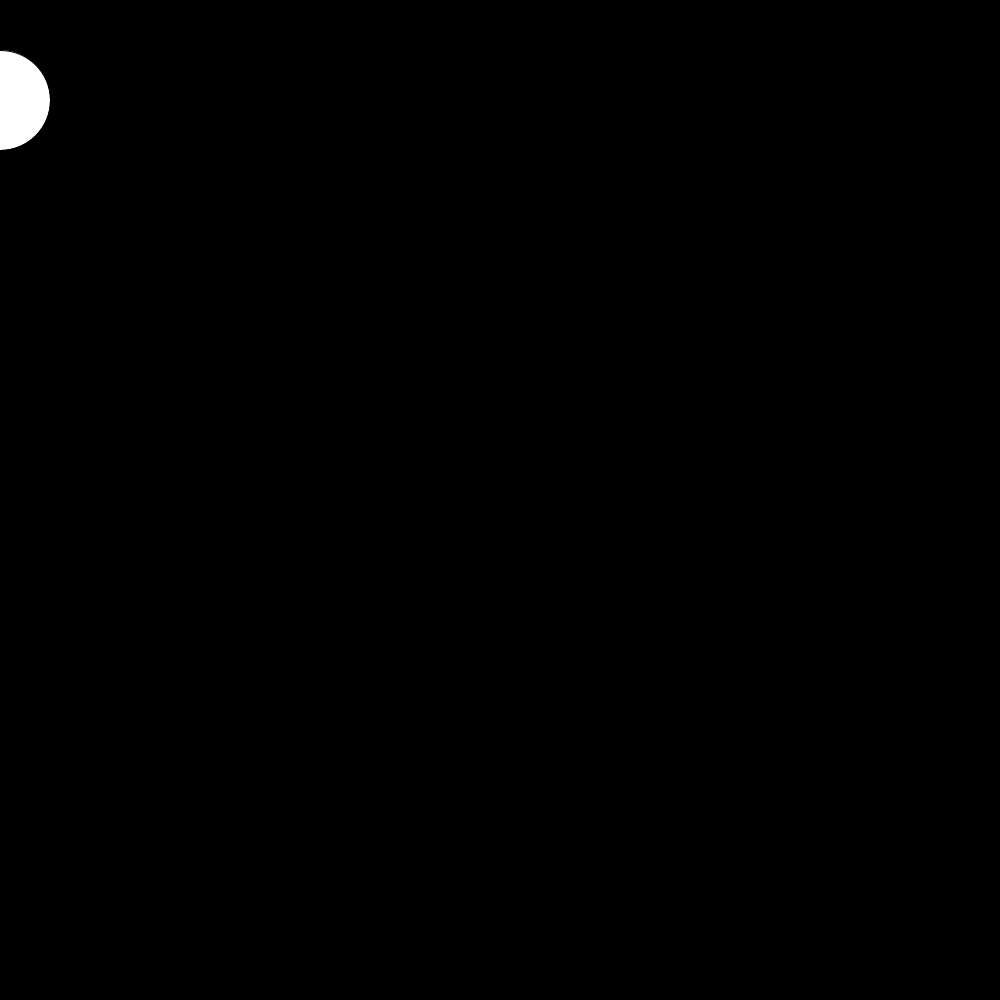
Frame 1 (no input)
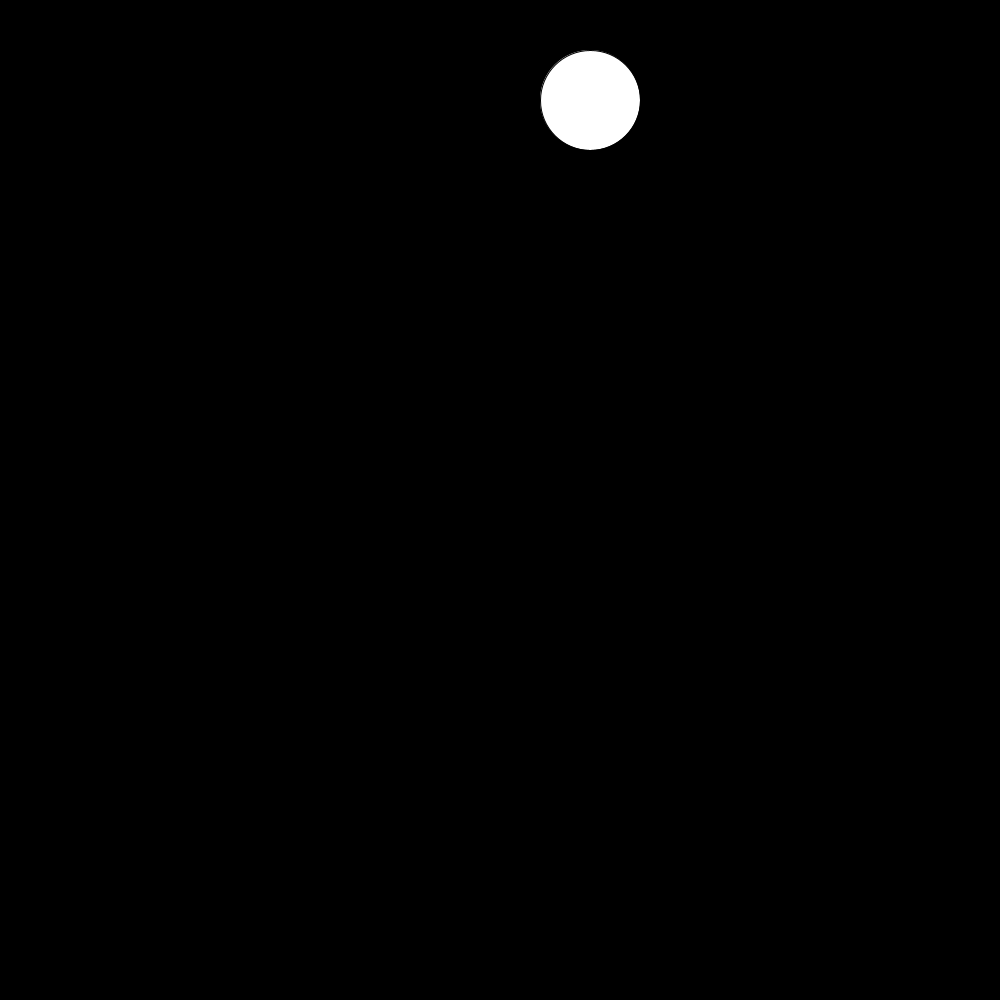
Frame 60 (the mouse pressed at the canvas centre just before this capture)
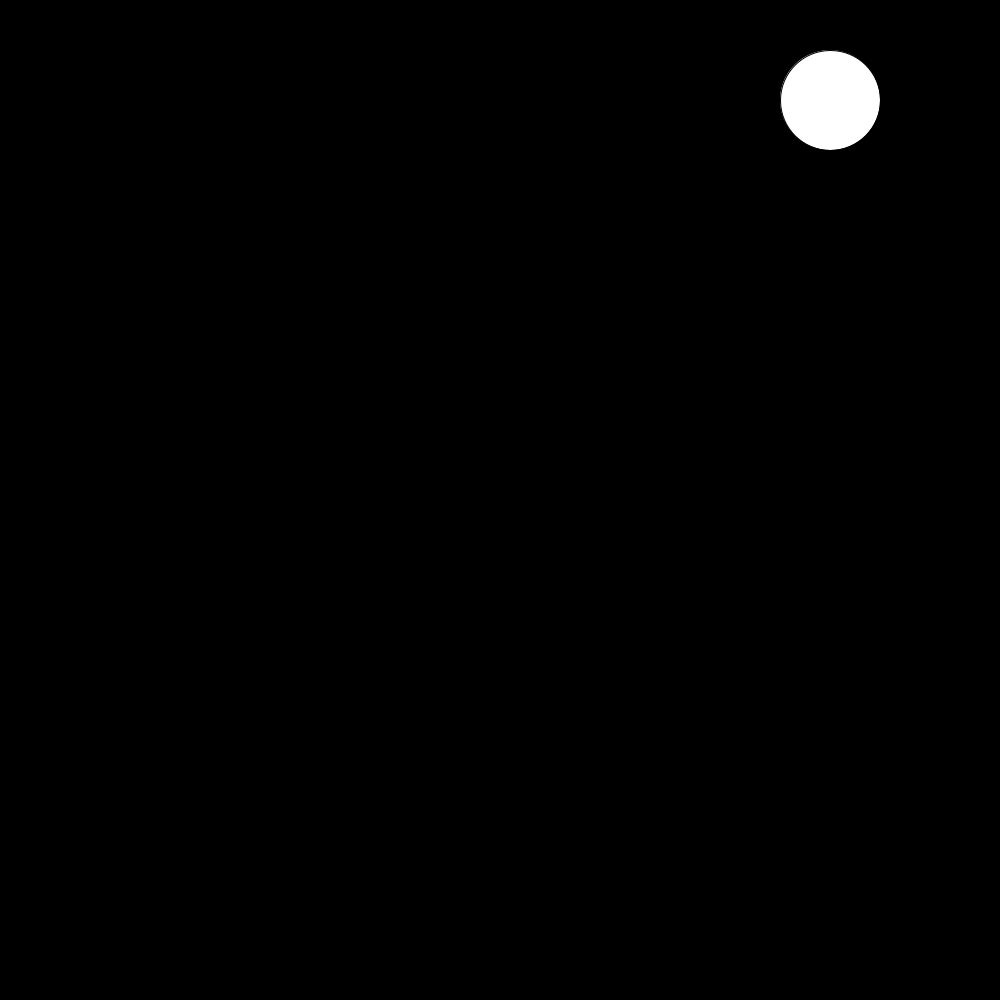
Frame 120 (the mouse held since frame 60 and released just before this capture)

The Processing sketch that drew these frames (run headless with seeded random() and noise(); from frame 60 on, the mouse is pressed at the canvas centre):

// Processing sketch: PONG
// ── PONG.pde
int x=0;
int speed = 10;
void setup(){
  size(1000,1000);
}

void draw(){
  background(0);
  ellipse(x,100,100,100);
  x=x+speed;
  if(x>width){
   speed=-speed; 
  }
  else if(x<0){
speed=-speed;
 
  }
  
}
